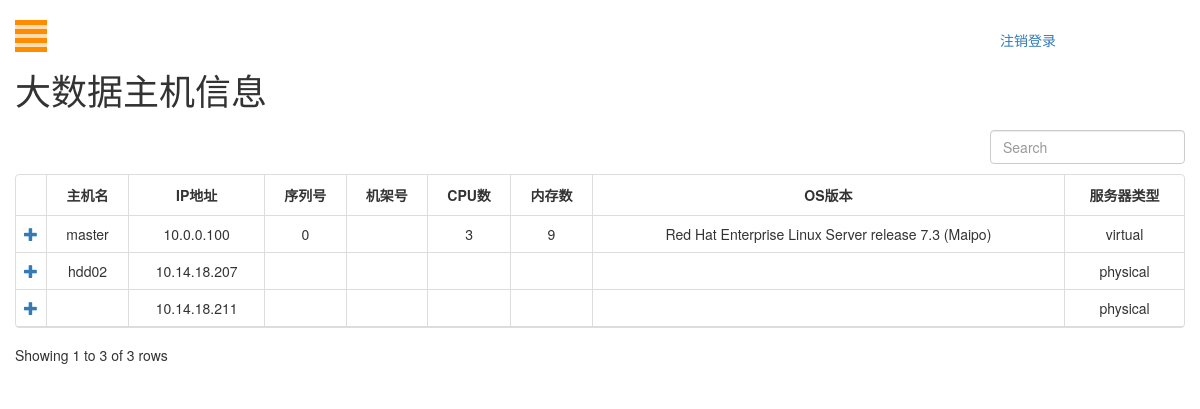
/host (signed in), run on an earlier commit of the app's database.
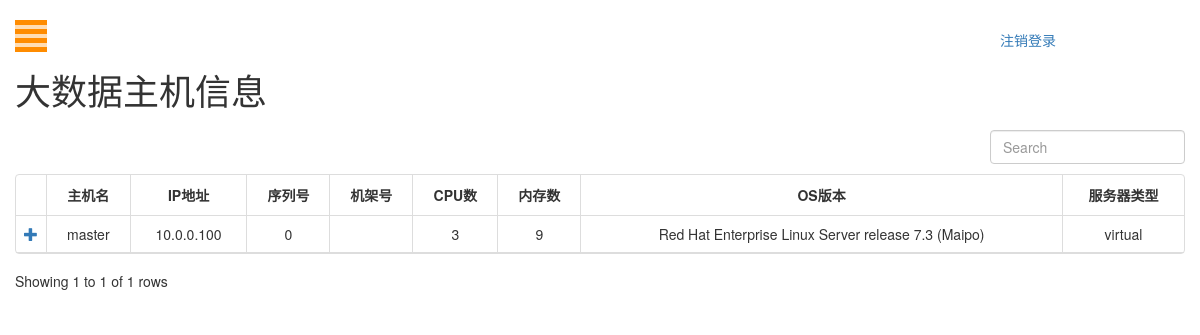
And on a later commit of the database.
### cmdb/models.py (models this page shows, shortened)
class HostBasicInfo(models.Model):
    host_name = models.CharField(max_length=30,  null=True, default="", blank=True)
    ip_address = models.CharField(max_length=16)
    serial = models.CharField(max_length=10, null=True, default="", blank=True)
    rack_id = models.CharField(max_length=10, null=True, default="", blank=True)
    num_cpu = models.CharField(max_length=10, default="")
    num_mem = models.CharField(max_length=10, default="")
    os_version = models.CharField(max_length=100, null=True, default="", blank=True)
    SERVER_TYPE = [('physical', 'physical'), ('virtual', 'virtual')]
    machine_type = models.CharField(max_length=10, choices=SERVER_TYPE, default="physical")

### cmdb/views.py (the view)
# urls.py: url(r'^host', host_info, name='cluster'),
@login_required(login_url="/login")
def host_info(request):
    AllhostObject = HostBasicInfo.objects.all().order_by(HostInfoFields.F_HOST_IP)
    return render(request, 'host.html', {"AllhostObject": AllhostObject})

### templates/host.html (shortened to what this page needs)
{% load static %}
<!DOCTYPE html>
<html lang="zh">
<head>
    <link rel="stylesheet" type="text/css" href="{% static 'css/bootstrap.css' %}">
    <link rel="stylesheet" type="text/css" href="{% static 'css/style.css' %}">
    <link rel="stylesheet" type="text/css" href="{% static 'bootstraptable/bootstrap-table.min.css' %}">
</head>
<body>
<div id="wrapper">
    <div id="page-content-wrapper">
        <button type="button" class="hamburger is-closed animated fadeInLeft" data-toggle="offcanvas">
            <span class="hamb-top"></span>
            <span class="hamb-middle"></span>
            <span class="hamb-bottom"></span>
        </button>
        <a class="col-md-offset-10" href="{% url 'logout' %}">注销登录</a>
        <div class="container">
            <div class="row">
                <h1>大数据主机信息</h1>
            </div>
            <div class="row">
                <table id="hdfs-table"
                       data-toggle="table"
                       data-pagination="true"
                       data-search="true"
                       data-detail-view="true"
                       data-detail-formatter="detailFormatter">
                    <thead>
                    <tr>
                        <th>主机名</th>
                        <th data-field="name">IP地址</th>
                        <th>序列号</th>
                        <th>机架号</th>
                        <th>CPU数</th>
                        <th>内存数</th>
                        <th>OS版本</th>
                        <th>服务器类型</th>
                    </tr>
                    </thead>
                    <tbody>
                    {% for object in AllhostObject %}
                        <tr>
                            <td>{{ object.host_name }}</td>
                            <td data-field="name">{{ object.ip_address }}</td>
                            <td>{{ object.serial }}</td>
                            <td>{{ object.rack_id }}</td>
                            <td>{{ object.num_cpu }}</td>
                            <td>{{ object.num_mem }}</td>
                            <td>{{ object.os_version }}</td>
                            <td>{{ object.machine_type }}</td>
                        </tr>
                    {% endfor %}
                    </tbody>
                </table>
            </div>
        </div>
    </div>
</div>
</body>
</html>

What changed in the data, as far as the page shows it:
removed HostBasicInfo: host_name "hdd02", ip_address "10.14.18.207", machine_type "physical"
removed HostBasicInfo: ip_address "10.14.18.211", machine_type "physical"
Also different on the page:
text written by a page script: "Showing 1 to 3 of 3 rows" → "Showing 1 to 1 of 1 rows"
